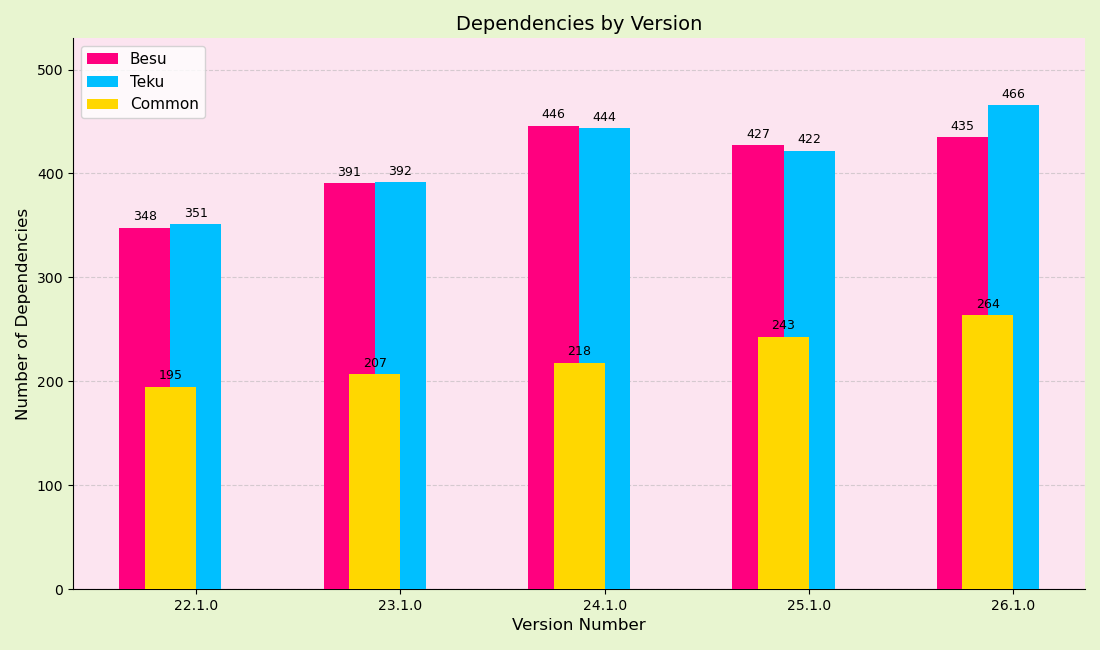

Source code (Python):
import matplotlib.pyplot as plt
import numpy as np

versions = ['22.1.0', '23.1.0', '24.1.0', '25.1.0', '26.1.0']
besu =   [348, 391, 446, 427, 435]
teku =   [351, 392, 444, 422, 466]
common = [195, 207, 218, 243, 264]

x = np.arange(len(versions))
width = 0.25

# Colors from the uploaded chart
PINK   = '#FF007F'
BLUE   = '#00BFFF'
YELLOW = '#FFD700'

fig, ax = plt.subplots(figsize=(11, 6.5))
fig.patch.set_facecolor('#E8F5D0')
ax.set_facecolor('#FCE4F0')

b1 = ax.bar(x - width, besu,   width, color=PINK,   label='Besu',   zorder=3)
b2 = ax.bar(x,         teku,   width, color=BLUE,   label='Teku',   zorder=3)
b3 = ax.bar(x - width/2, common, width, color=YELLOW, label='Common', zorder=3)

for bars, vals in [(b1, besu), (b2, teku), (b3, common)]:
    for bar, val in zip(bars, vals):
        ax.text(bar.get_x() + bar.get_width()/2, val + 4, str(val),
                ha='center', va='bottom', fontsize=9)

ax.set_xlabel('Version Number', fontsize=12)
ax.set_ylabel('Number of Dependencies', fontsize=12)
ax.set_title('Dependencies by Version', fontsize=14)
ax.set_xticks(x)
ax.set_xticklabels(versions)
ax.set_ylim(0, 530)
ax.legend(fontsize=11)
ax.grid(axis='y', linestyle='--', alpha=0.5, zorder=0)
ax.spines['top'].set_visible(False)
ax.spines['right'].set_visible(False)

plt.tight_layout()
plt.show()
plt.savefig('besu_teku_common.png', bbox_inches='tight')
plt.savefig('dependencies_stacked.png', dpi=150, bbox_inches='tight')

# print("Saved.")
